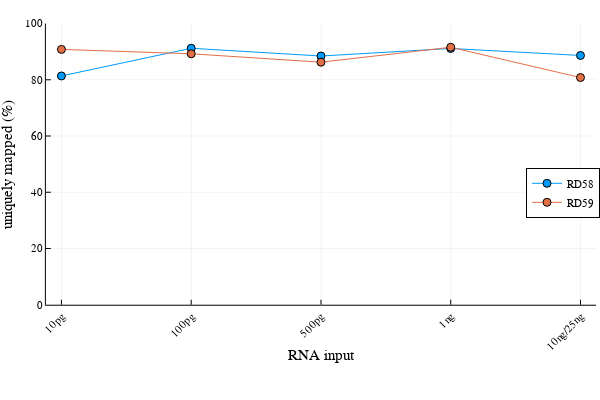

The code cell stored with this chart in its notebook:
### Markdown cell above
# Plots of the '150bp' groups in S58 and S59

### Code cell
rd58_150bp_unique = rd58_df[!, ["sample", "uniquely_mapped"]][1:5, :]
rd59_150bp_unique = rd59_df[!, ["sample", "uniquely_mapped"]][1:5, :]
rd_150bp_unique_merge = hcat(rd58_150bp_unique, rd59_150bp_unique, makeunique=true)

unique1 = parse.(Float64, replace.(rd_150bp_unique_merge[!, "uniquely_mapped"], r"%" => ""))
unique2 = parse.(Float64, replace.(rd_150bp_unique_merge[!, "uniquely_mapped_1"], r"%" => ""))

plot(
    [unique1, unique2], 
    marker = :circle,
    xlabel = "RNA input", 
    ylabel = "uniquely mapped (%)", 
    ylim = (0, 100),
    label = ["RD58" "RD59"],
    legend=:right,
    xrotation = 45,
    xticks = (1:5, ("10pg", "100pg", "500pg", "1ng", "10ng/25ng"))
    )

### Figure 1 — Plotly figure (JSON) as saved in the notebook; plotly's stock layout.template omitted (floating-point values rounded to 4 significant figures)
{"data": [{"colorbar": {"title": ""}, "legendgroup": "RD58", "line": {"color": "rgba(0, 154, 250, 1.000)", "dash": "solid", "shape": "linear", "width": 1}, "marker": {"color": "rgba(0, 154, 250, 1.000)", "line": {"color": "rgba(0, 0, 0, 1.000)", "width": 1}, "size": 8, "symbol": "circle"}, "mode": "lines+markers", "name": "RD58", "showlegend": true, "type": "scatter", "x": [1, 2, 3, 4, 5], "xaxis": "x", "y": [81.36, 91.21, 88.45, 91.13, 88.65], "yaxis": "y", "zmax": null, "zmin": null}, {"colorbar": {"title": ""}, "legendgroup": "RD59", "line": {"color": "rgba(227, 111, 71, 1.000)", "dash": "solid", "shape": "linear", "width": 1}, "marker": {"color": "rgba(227, 111, 71, 1.000)", "line": {"color": "rgba(0, 0, 0, 1.000)", "width": 1}, "size": 8, "symbol": "circle"}, "mode": "lines+markers", "name": "RD59", "showlegend": true, "type": "scatter", "x": [1, 2, 3, 4, 5], "xaxis": "x", "y": [90.81, 89.24, 86.26, 91.56, 80.79], "yaxis": "y", "zmax": null, "zmin": null}], "layout": {"annotations": [], "height": 400, "legend": {"bgcolor": "rgba(255, 255, 255, 1.000)", "bordercolor": "rgba(0, 0, 0, 1.000)", "borderwidth": 1, "font": {"color": "rgba(0, 0, 0, 1.000)", "family": "sans-serif", "size": 11}, "title": {"font": {"color": "rgba(0, 0, 0, 1.000)", "family": "sans-serif", "size": 15}, "text": ""}, "tracegroupgap": 0, "traceorder": "normal", "x": 1, "xanchor": "right", "y": 0.52, "yanchor": "middle"}, "margin": {"b": 20, "l": 0, "r": 0, "t": 20}, "paper_bgcolor": "rgba(255, 255, 255, 1.000)", "plot_bgcolor": "rgba(255, 255, 255, 1.000)", "showlegend": true, "width": 600, "xaxis": {"anchor": "y", "domain": [0.07647, 0.9934], "gridcolor": "rgba(0, 0, 0, 0.100)", "gridwidth": 0.5, "linecolor": "rgba(0, 0, 0, 1.000)", "mirror": false, "range": [0.88, 5.12], "showgrid": true, "showline": true, "showticklabels": true, "tickangle": -45, "tickcolor": "rgb(0, 0, 0)", "tickfont": {"color": "rgba(0, 0, 0, 1.000)", "family": "sans-serif", "size": 11}, "tickmode": "array", "ticks": "inside", "ticktext": ["10pg", "100pg", "500pg", "1ng", "10ng/25ng"], "tickvals": [1, 2, 3, 4, 5], "title": "RNA input", "titlefont": {"color": "rgba(0, 0, 0, 1.000)", "family": "sans-serif", "size": 15}, "type": "-", "visible": true, "zeroline": false, "zerolinecolor": "rgba(0, 0, 0, 1.000)"}, "yaxis": {"anchor": "x", "domain": [0.2091, 0.9902], "gridcolor": "rgba(0, 0, 0, 0.100)", "gridwidth": 0.5, "linecolor": "rgba(0, 0, 0, 1.000)", "mirror": false, "range": [0, 100], "showgrid": true, "showline": true, "showticklabels": true, "tickangle": 0, "tickcolor": "rgb(0, 0, 0)", "tickfont": {"color": "rgba(0, 0, 0, 1.000)", "family": "sans-serif", "size": 11}, "tickmode": "array", "ticks": "inside", "ticktext": ["0", "20", "40", "60", "80", "100"], "tickvals": [0, 20, 40, 60, 80, 100], "title": "uniquely mapped (%)", "titlefont": {"color": "rgba(0, 0, 0, 1.000)", "family": "sans-serif", "size": 15}, "type": "-", "visible": true, "zeroline": false, "zerolinecolor": "rgba(0, 0, 0, 1.000)"}}}
